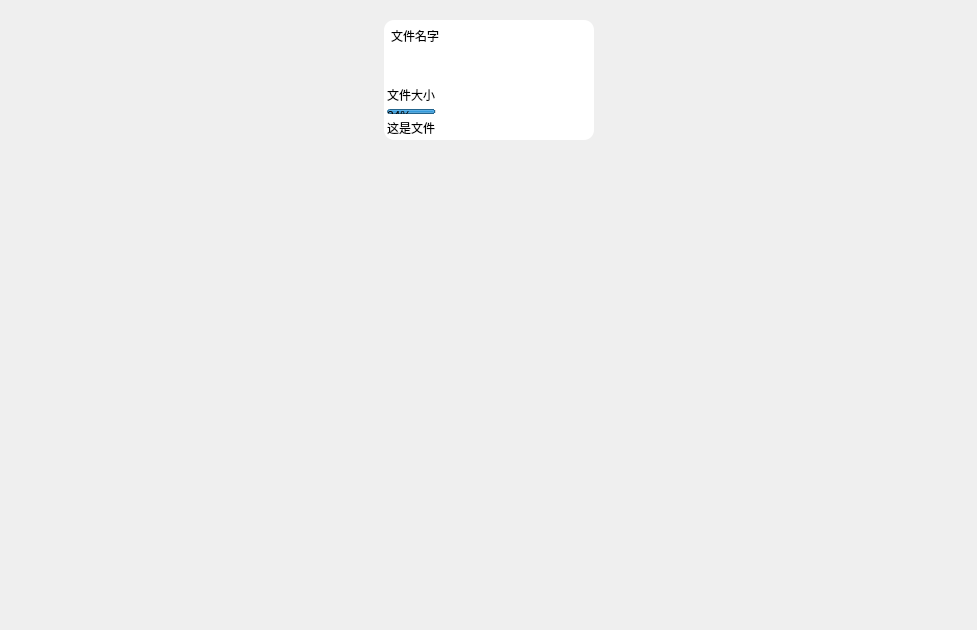
<?xml version="1.0" encoding="UTF-8"?>
<ui version="4.0">
 <class>ChatFileItemDlg</class>
 <widget class="QWidget" name="ChatFileItemDlg">
  <property name="geometry">
   <rect>
    <x>0</x>
    <y>0</y>
    <width>977</width>
    <height>630</height>
   </rect>
  </property>
  <property name="minimumSize">
   <size>
    <width>500</width>
    <height>130</height>
   </size>
  </property>
  <property name="windowTitle">
   <string>Form</string>
  </property>
  <property name="styleSheet">
   <string notr="true">
#lineEdit_fileName{
	border:none;
}
#widget_3{
	border-radius:10px;
	background-color: rgb(255, 255, 255);
}
#widget_3:hover{
	border-radius:10px;
	background-color: rgb(235, 235, 235);
}
#file_image{
	border-image: url(:/imageSource/word.png);
	background:transparent;
}
#file_name{
	background:transparent;
	border-radius:10px;
	font:20px;
}
#file_size{
	background:transparent;
}
#file_tip{
	background:transparent;
	border-radius:10px;
}
#progressBar{
	border-radius:5px;
}
</string>
  </property>
  <layout class="QVBoxLayout" name="verticalLayout_2">
   <property name="spacing">
    <number>0</number>
   </property>
   <property name="leftMargin">
    <number>0</number>
   </property>
   <property name="topMargin">
    <number>10</number>
   </property>
   <property name="rightMargin">
    <number>0</number>
   </property>
   <property name="bottomMargin">
    <number>0</number>
   </property>
   <item>
    <widget class="QWidget" name="widget_6" native="true">
     <property name="minimumSize">
      <size>
       <width>0</width>
       <height>130</height>
      </size>
     </property>
     <property name="maximumSize">
      <size>
       <width>16777215</width>
       <height>130</height>
      </size>
     </property>
     <layout class="QHBoxLayout" name="horizontalLayout_3">
      <property name="spacing">
       <number>0</number>
      </property>
      <property name="leftMargin">
       <number>0</number>
      </property>
      <property name="topMargin">
       <number>10</number>
      </property>
      <property name="rightMargin">
       <number>0</number>
      </property>
      <property name="bottomMargin">
       <number>0</number>
      </property>
      <item>
       <widget class="QWidget" name="widget_left_2" native="true">
        <property name="styleSheet">
         <string notr="true"/>
        </property>
       </widget>
      </item>
      <item>
       <widget class="QWidget" name="widget_5" native="true">
        <property name="minimumSize">
         <size>
          <width>0</width>
          <height>0</height>
         </size>
        </property>
        <property name="maximumSize">
         <size>
          <width>340</width>
          <height>130</height>
         </size>
        </property>
        <property name="styleSheet">
         <string notr="true"/>
        </property>
        <layout class="QHBoxLayout" name="horizontalLayout_7">
         <property name="spacing">
          <number>0</number>
         </property>
         <property name="leftMargin">
          <number>0</number>
         </property>
         <property name="topMargin">
          <number>0</number>
         </property>
         <property name="rightMargin">
          <number>0</number>
         </property>
         <property name="bottomMargin">
          <number>0</number>
         </property>
         <item>
          <spacer name="horizontalSpacer_4">
           <property name="orientation">
            <enum>Qt::Horizontal</enum>
           </property>
           <property name="sizeType">
            <enum>QSizePolicy::Fixed</enum>
           </property>
           <property name="sizeHint" stdset="0">
            <size>
             <width>10</width>
             <height>20</height>
            </size>
           </property>
          </spacer>
         </item>
         <item>
          <widget class="QWidget" name="widget_left" native="true">
           <property name="minimumSize">
            <size>
             <width>45</width>
             <height>0</height>
            </size>
           </property>
           <property name="maximumSize">
            <size>
             <width>45</width>
             <height>16777215</height>
            </size>
           </property>
           <property name="styleSheet">
            <string notr="true"/>
           </property>
           <layout class="QVBoxLayout" name="verticalLayout_5" stretch="0,0">
            <property name="spacing">
             <number>0</number>
            </property>
            <property name="leftMargin">
             <number>0</number>
            </property>
            <property name="topMargin">
             <number>0</number>
            </property>
            <property name="rightMargin">
             <number>0</number>
            </property>
            <property name="bottomMargin">
             <number>0</number>
            </property>
            <item>
             <widget class="QLabel" name="left_head">
              <property name="minimumSize">
               <size>
                <width>0</width>
                <height>45</height>
               </size>
              </property>
              <property name="maximumSize">
               <size>
                <width>16777215</width>
                <height>45</height>
               </size>
              </property>
              <property name="text">
               <string/>
              </property>
             </widget>
            </item>
            <item>
             <spacer name="verticalSpacer">
              <property name="orientation">
               <enum>Qt::Vertical</enum>
              </property>
              <property name="sizeHint" stdset="0">
               <size>
                <width>20</width>
                <height>40</height>
               </size>
              </property>
             </spacer>
            </item>
           </layout>
          </widget>
         </item>
         <item>
          <spacer name="horizontalSpacer">
           <property name="orientation">
            <enum>Qt::Horizontal</enum>
           </property>
           <property name="sizeType">
            <enum>QSizePolicy::Fixed</enum>
           </property>
           <property name="sizeHint" stdset="0">
            <size>
             <width>10</width>
             <height>20</height>
            </size>
           </property>
          </spacer>
         </item>
         <item>
          <widget class="QWidget" name="widget_3" native="true">
           <property name="maximumSize">
            <size>
             <width>275</width>
             <height>130</height>
            </size>
           </property>
           <layout class="QVBoxLayout" name="verticalLayout_4">
            <property name="spacing">
             <number>5</number>
            </property>
            <property name="leftMargin">
             <number>3</number>
            </property>
            <property name="topMargin">
             <number>3</number>
            </property>
            <property name="rightMargin">
             <number>3</number>
            </property>
            <property name="bottomMargin">
             <number>3</number>
            </property>
            <item>
             <widget class="QWidget" name="widget_2" native="true">
              <property name="cursor">
               <cursorShape>PointingHandCursor</cursorShape>
              </property>
              <layout class="QHBoxLayout" name="horizontalLayout">
               <property name="spacing">
                <number>0</number>
               </property>
               <property name="leftMargin">
                <number>0</number>
               </property>
               <property name="topMargin">
                <number>0</number>
               </property>
               <property name="rightMargin">
                <number>0</number>
               </property>
               <property name="bottomMargin">
                <number>0</number>
               </property>
               <item>
                <widget class="QWidget" name="widget" native="true">
                 <layout class="QVBoxLayout" name="verticalLayout" stretch="0,0">
                  <property name="spacing">
                   <number>0</number>
                  </property>
                  <property name="leftMargin">
                   <number>0</number>
                  </property>
                  <property name="topMargin">
                   <number>0</number>
                  </property>
                  <property name="rightMargin">
                   <number>0</number>
                  </property>
                  <property name="bottomMargin">
                   <number>0</number>
                  </property>
                  <item>
                   <widget class="QTextEdit" name="file_name">
                    <property name="minimumSize">
                     <size>
                      <width>160</width>
                      <height>68</height>
                     </size>
                    </property>
                    <property name="maximumSize">
                     <size>
                      <width>16777215</width>
                      <height>68</height>
                     </size>
                    </property>
                    <property name="cursor" stdset="0">
                     <cursorShape>PointingHandCursor</cursorShape>
                    </property>
                    <property name="frameShape">
                     <enum>QFrame::NoFrame</enum>
                    </property>
                    <property name="html">
                     <string>&lt;!DOCTYPE HTML PUBLIC &quot;-//W3C//DTD HTML 4.0//EN&quot; &quot;http://www.w3.org/TR/REC-html40/strict.dtd&quot;&gt;
&lt;html&gt;&lt;head&gt;&lt;meta name=&quot;qrichtext&quot; content=&quot;1&quot; /&gt;&lt;style type=&quot;text/css&quot;&gt;
p, li { white-space: pre-wrap; }
&lt;/style&gt;&lt;/head&gt;&lt;body style=&quot; font-family:'SimSun'; font-size:20px; font-weight:400; font-style:normal;&quot;&gt;
&lt;p style=&quot; margin-top:0px; margin-bottom:0px; margin-left:0px; margin-right:0px; -qt-block-indent:0; text-indent:0px;&quot;&gt;&lt;span style=&quot; font-size:9pt;&quot;&gt;文件名字&lt;/span&gt;&lt;/p&gt;&lt;/body&gt;&lt;/html&gt;</string>
                    </property>
                   </widget>
                  </item>
                  <item>
                   <widget class="QLabel" name="file_size">
                    <property name="text">
                     <string>文件大小</string>
                    </property>
                   </widget>
                  </item>
                 </layout>
                </widget>
               </item>
               <item>
                <widget class="QLabel" name="file_image">
                 <property name="minimumSize">
                  <size>
                   <width>90</width>
                   <height>95</height>
                  </size>
                 </property>
                 <property name="maximumSize">
                  <size>
                   <width>105</width>
                   <height>95</height>
                  </size>
                 </property>
                 <property name="cursor">
                  <cursorShape>PointingHandCursor</cursorShape>
                 </property>
                 <property name="text">
                  <string/>
                 </property>
                </widget>
               </item>
              </layout>
             </widget>
            </item>
            <item>
             <widget class="QProgressBar" name="progressBar">
              <property name="maximumSize">
               <size>
                <width>16777215</width>
                <height>5</height>
               </size>
              </property>
              <property name="value">
               <number>24</number>
              </property>
             </widget>
            </item>
            <item>
             <widget class="QWidget" name="widget_4" native="true">
              <layout class="QHBoxLayout" name="horizontalLayout_2">
               <property name="spacing">
                <number>0</number>
               </property>
               <property name="leftMargin">
                <number>0</number>
               </property>
               <property name="topMargin">
                <number>0</number>
               </property>
               <property name="rightMargin">
                <number>0</number>
               </property>
               <property name="bottomMargin">
                <number>0</number>
               </property>
               <item>
                <widget class="QLabel" name="file_tip">
                 <property name="text">
                  <string>这是文件</string>
                 </property>
                </widget>
               </item>
              </layout>
             </widget>
            </item>
           </layout>
          </widget>
         </item>
         <item>
          <spacer name="horizontalSpacer_2">
           <property name="orientation">
            <enum>Qt::Horizontal</enum>
           </property>
           <property name="sizeType">
            <enum>QSizePolicy::Fixed</enum>
           </property>
           <property name="sizeHint" stdset="0">
            <size>
             <width>10</width>
             <height>20</height>
            </size>
           </property>
          </spacer>
         </item>
         <item>
          <widget class="QWidget" name="widget_right" native="true">
           <property name="minimumSize">
            <size>
             <width>45</width>
             <height>0</height>
            </size>
           </property>
           <property name="maximumSize">
            <size>
             <width>45</width>
             <height>16777215</height>
            </size>
           </property>
           <property name="styleSheet">
            <string notr="true"/>
           </property>
           <layout class="QVBoxLayout" name="verticalLayout_6">
            <property name="spacing">
             <number>0</number>
            </property>
            <property name="leftMargin">
             <number>0</number>
            </property>
            <property name="topMargin">
             <number>0</number>
            </property>
            <property name="rightMargin">
             <number>0</number>
            </property>
            <property name="bottomMargin">
             <number>0</number>
            </property>
            <item>
             <widget class="QLabel" name="right_head">
              <property name="minimumSize">
               <size>
                <width>0</width>
                <height>45</height>
               </size>
              </property>
              <property name="maximumSize">
               <size>
                <width>16777215</width>
                <height>45</height>
               </size>
              </property>
              <property name="text">
               <string/>
              </property>
             </widget>
            </item>
            <item>
             <spacer name="verticalSpacer_2">
              <property name="orientation">
               <enum>Qt::Vertical</enum>
              </property>
              <property name="sizeHint" stdset="0">
               <size>
                <width>20</width>
                <height>40</height>
               </size>
              </property>
             </spacer>
            </item>
           </layout>
          </widget>
         </item>
         <item>
          <spacer name="horizontalSpacer_3">
           <property name="orientation">
            <enum>Qt::Horizontal</enum>
           </property>
           <property name="sizeType">
            <enum>QSizePolicy::Fixed</enum>
           </property>
           <property name="sizeHint" stdset="0">
            <size>
             <width>10</width>
             <height>17</height>
            </size>
           </property>
          </spacer>
         </item>
        </layout>
       </widget>
      </item>
      <item>
       <widget class="QWidget" name="widget_right_2" native="true">
        <property name="styleSheet">
         <string notr="true"/>
        </property>
       </widget>
      </item>
     </layout>
    </widget>
   </item>
   <item>
    <spacer name="verticalSpacer_3">
     <property name="orientation">
      <enum>Qt::Vertical</enum>
     </property>
     <property name="sizeHint" stdset="0">
      <size>
       <width>20</width>
       <height>40</height>
      </size>
     </property>
    </spacer>
   </item>
  </layout>
 </widget>
 <resources/>
 <connections/>
</ui>
